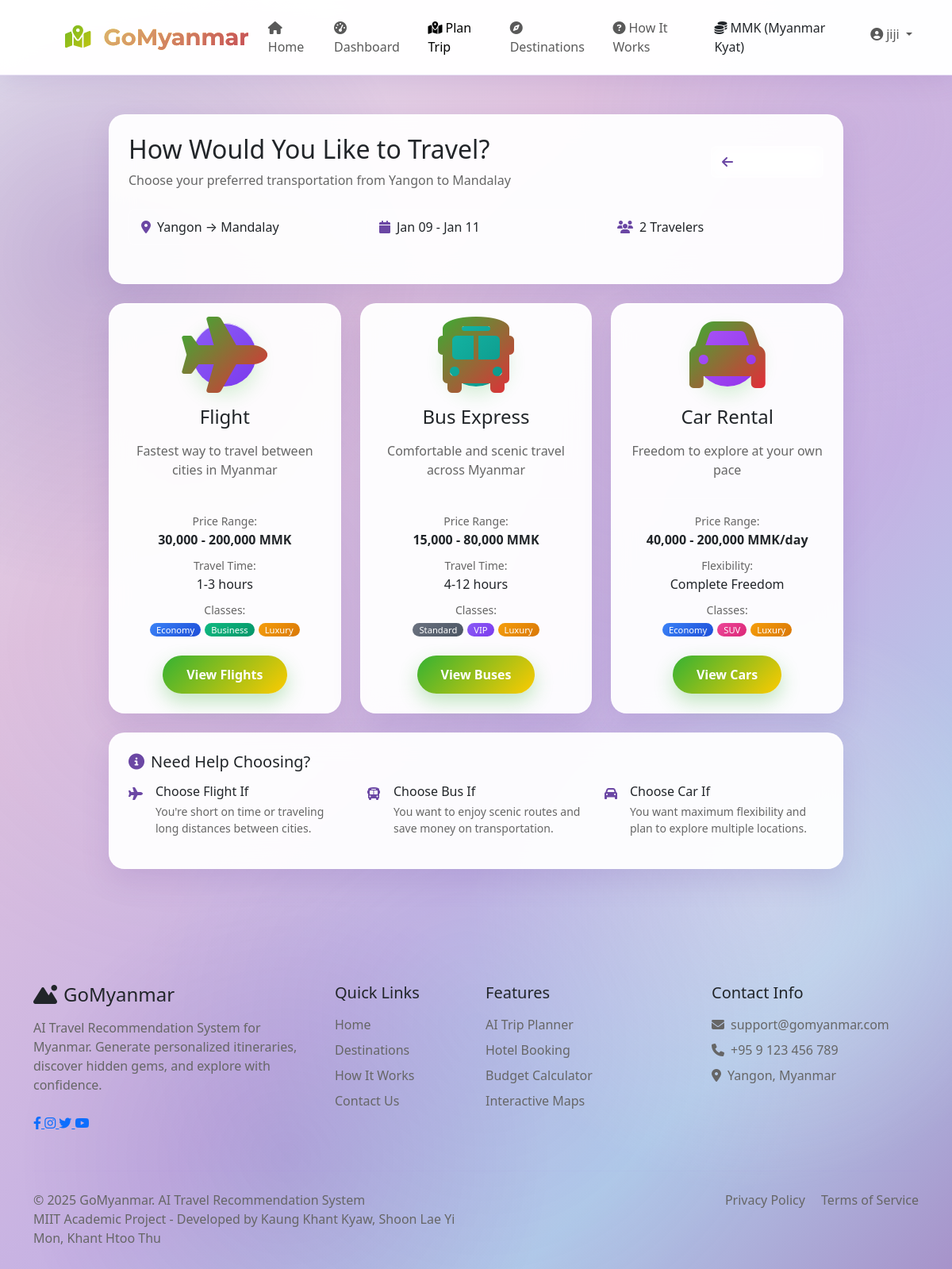
Before: /planner/select-transport-category/17/ (signed in) with the older database file.
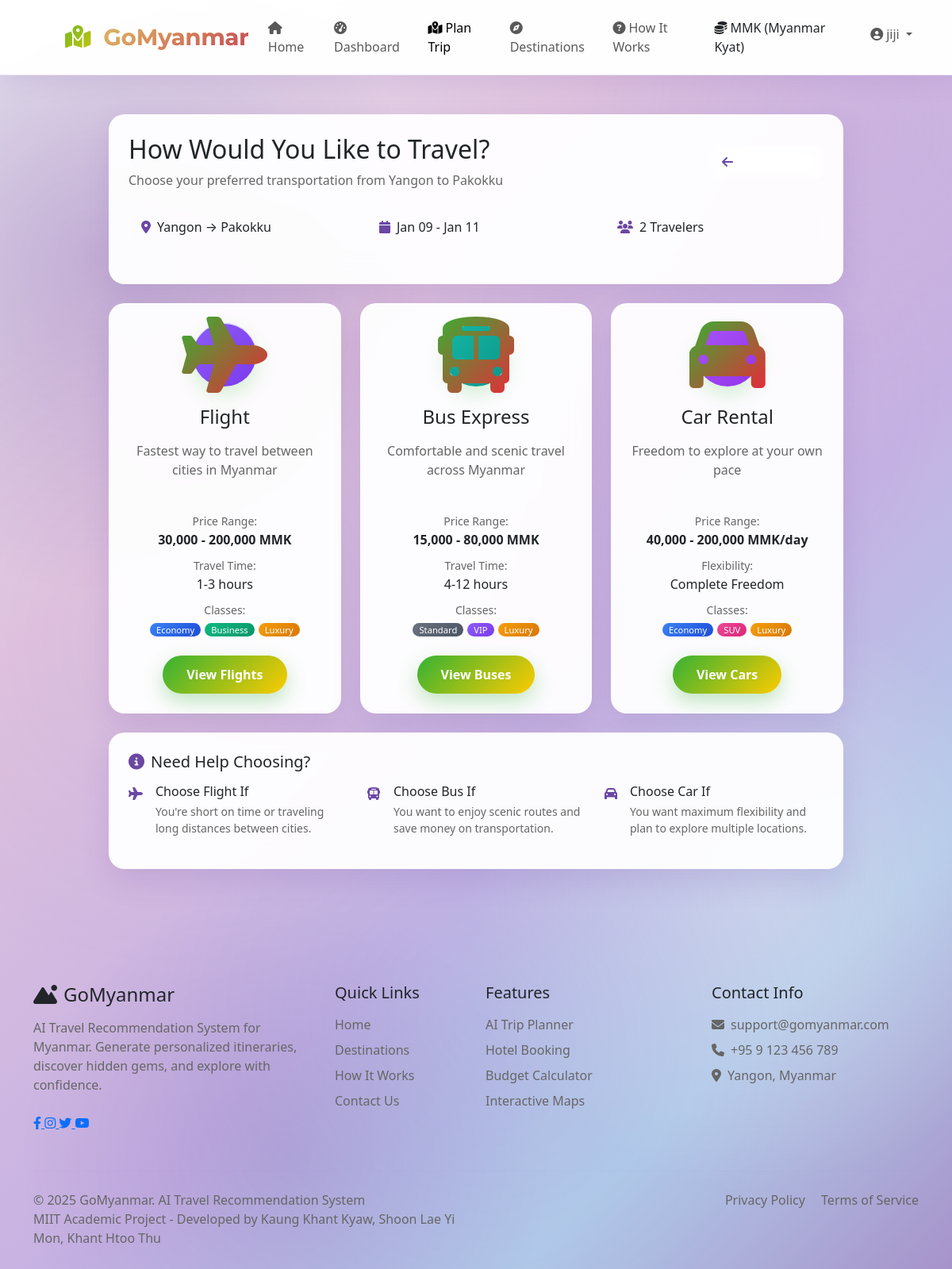
After: the same page with the newer database file.
### planner/models.py (models this page shows, shortened)
class TripPlan(models.Model):
    user = models.ForeignKey(User, on_delete=models.CASCADE, related_name='trips')
    origin = models.ForeignKey(
        Destination,
        on_delete=models.CASCADE,
        related_name='departing_trips',
        verbose_name='From',
        default=1
    )
    destination = models.ForeignKey(Destination, on_delete=models.CASCADE, related_name='arriving_trips', verbose_name='To')
    start_date = models.DateField()
    end_date = models.DateField()
    travelers = models.IntegerField(default=1)
    budget_range = models.CharField(max_length=20, choices=[
        ('low', 'Budget'),
        ('medium', 'Medium'),
        ('high', 'Luxury'),
    ])
    accommodation_type = models.CharField(max_length=20, blank=True)
    selected_hotel = models.ForeignKey(Hotel, on_delete=models.SET_NULL, null=True, blank=True)
    transportation_preference = models.CharField(max_length=20, blank=True)
    selected_transport = models.JSONField(default=dict, blank=True)
    status = models.CharField(max_length=20, default='draft', choices=[
        ('draft', 'Draft'),
        ('planning', 'Planning'),
        ('booked', 'Booked'),
        ('completed', 'Completed'),
        ('cancelled', 'Cancelled'),
    ])
    notes = models.TextField(blank=True)
    created_at = models.DateTimeField(auto_now_add=True)
    updated_at = models.DateTimeField(auto_now=True)
    class Meta:
        ordering = ['-created_at']

class Destination(models.Model):
    name = models.CharField(max_length=100)
    region = models.CharField(max_length=100)
    type = models.CharField(max_length=50, choices=[
        ('city', 'City'),
        ('town', 'Town'),
        ('attraction', 'Attraction'),
        ('state', 'State'),
        ('region', 'Region'),
        ('union_territory', 'Union Territory')
    ])
    latitude = models.DecimalField(max_digits=9, decimal_places=6, null=True, blank=True)
    longitude = models.DecimalField(max_digits=9, decimal_places=6, null=True, blank=True)
    description = models.TextField(blank=True)
    image = models.ImageField(upload_to='destinations/', blank=True, null=True)
    is_active = models.BooleanField(default=True)
    created_at = models.DateTimeField(auto_now_add=True)
    updated_at = models.DateTimeField(auto_now=True)
    default_airlines = models.ManyToManyField(Airline, blank=True,
        help_text="Default airlines for this destination")
    class Meta:
        ordering = ['name']

### planner/views.py (the view)
# urls.py: path('select-transport-category/<int:trip_id>/', views.SelectTransportCategoryView.as_view(), name='select_transport_category'),
class SelectTransportCategoryView(LoginRequiredMixin, View):
    template_name = 'planner/transport_category.html'
    def get(self, request, trip_id):
        trip = get_object_or_404(TripPlan, id=trip_id, user=request.user)
        context = {'trip': trip}
        return render(request, self.template_name, context)

### planner/context_processors.py (called while the page is built)
def leaflet_config(request):
    return {
        'LEAFLET_CONFIG': settings.LEAFLET_CONFIG,
        'USE_GOOGLE_MAPS': False,
        'MAP_PROVIDER': 'leaflet'
    }

### users/models.py (called while the page is built)
    def is_admin_user(self):
        return self.user_type == 'admin' or self.is_staff or self.is_superuser

### templates/planner/transport_category.html (shortened to what the changed rows need)
{% extends 'base.html' %}
{% load static %}
{% block content %}
<div class="container py-5 mt-5">
    <div class="row">
        <div class="col-lg-10 mx-auto">
            <div class="card-glass p-4 mb-4">
                <div class="d-flex justify-content-between align-items-center mb-4">
                    <div>
                        <h2 class="mb-2">How Would You Like to Travel?</h2>
                        <p class="text-gray mb-0">Choose your preferred transportation from {{ trip.origin.name }} to {{ trip.destination.name }}</p>
                    </div>
                </div>
                <div class="row mb-4">
                    <div class="col-md-4">
                        <div class="info-box">
                            <i class="fas fa-map-marker-alt text-primary me-2"></i>
                            <span>{{ trip.origin.name }} → {{ trip.destination.name }}</span>
                        </div>
                    </div>
                    <div class="col-md-4">
                        <div class="info-box">
                            <i class="fas fa-calendar text-primary me-2"></i>
                            <span>{{ trip.start_date|date:"M d" }} - {{ trip.end_date|date:"M d" }}</span>
                        </div>
                    </div>
                    <div class="col-md-4">
                        <div class="info-box">
                            <i class="fas fa-users text-primary me-2"></i>
                            <span>{{ trip.travelers }} Traveler{{ trip.travelers|pluralize }}</span>
                        </div>
                    </div>
                </div>
            </div>
        </div>
    </div>
</div>
{% endblock %}

Changed rows visible on the page:
changed TripPlan "Jan 09": destination.name "Mandalay" → "Pakokku"
